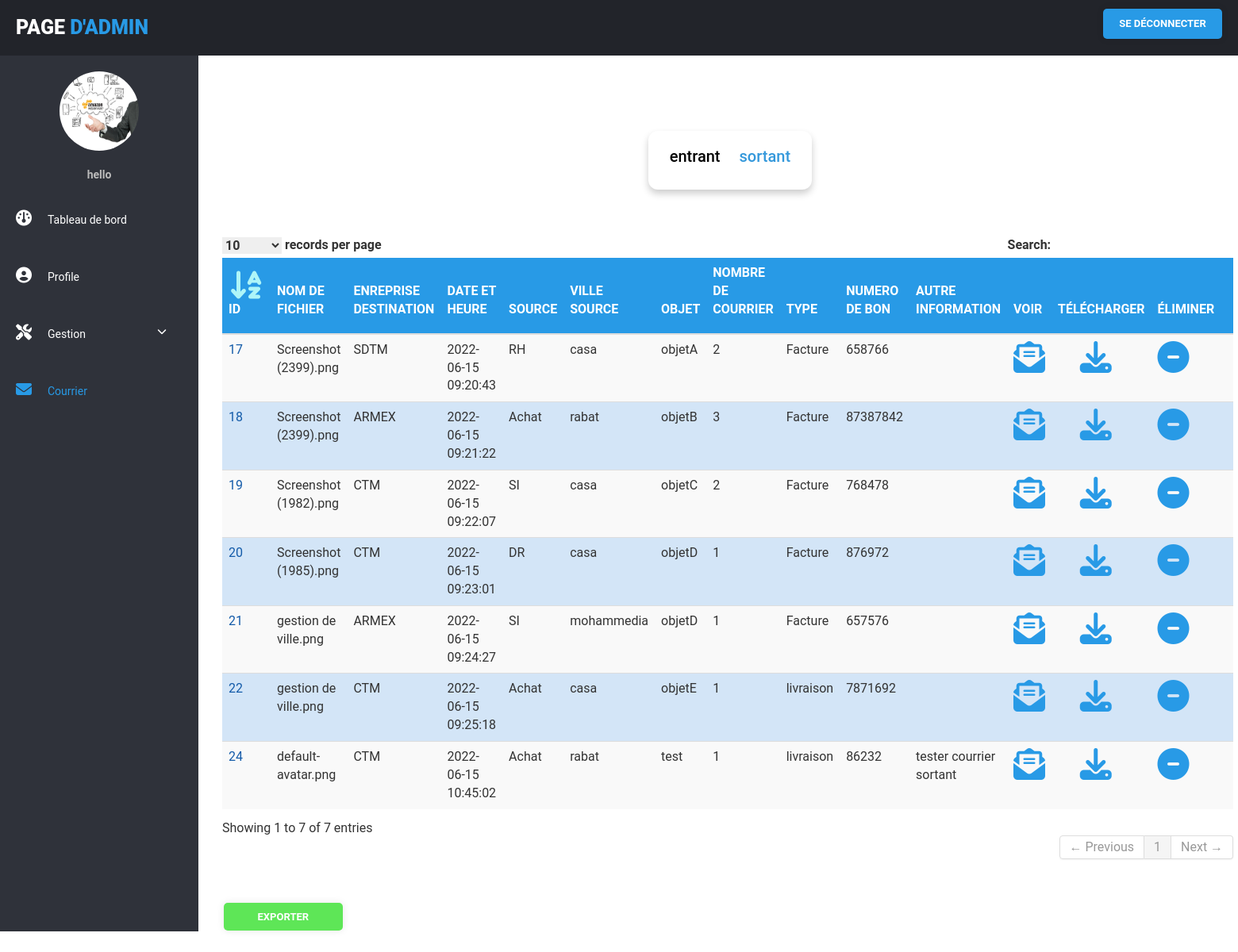
Page /app_web_final/consulter_admin_sortant.php (signed in) on the committed database.
### tables this page shows
CREATE TABLE `user_form` (
  `id` int(11) NOT NULL,
  `name` varchar(255) NOT NULL,
  `email` varchar(255) NOT NULL,
  `utilname` varchar(255) NOT NULL,
  `password` varchar(255) NOT NULL,
  `image` varchar(255) NOT NULL,
  `direction` varchar(255) NOT NULL,
  `utiltype` varchar(50) NOT NULL DEFAULT 'Utilisateur'
);

CREATE TABLE `cr_sortant` (
  `id` int(11) NOT NULL,
  `name` varchar(300) NOT NULL,
  `entreprise` varchar(70) NOT NULL,
  `date` datetime NOT NULL,
  `dest_direc` varchar(70) NOT NULL,
  `ville_ent` varchar(255) NOT NULL,
  `objet_ent` varchar(300) NOT NULL,
  `nbr_cour` int(11) NOT NULL,
  `type_ent` varchar(255) NOT NULL,
  `numero` int(20) NOT NULL,
  `comment` text NOT NULL
);

### app_web_final/consulter_admin_sortant.php (the view, shortened to what this page needs)
<?php
$user_id = $_SESSION['user_id'];
$name = $_SESSION['name'];
?>
<html>
<?php include('db.php'); ?>
<html>
<link href="css/bootstrap.css" rel="stylesheet" type="text/css" media="screen">
<link rel="stylesheet" type="text/css" href="css/DT_bootstrap.css">
<link rel="stylesheet" type="text/css" href="css/font-awesome.css">
<link rel="stylesheet" href="css/bootstrap.min.css">
<link rel="stylesheet" href="font-awesome/css/font-awesome.min.css"/>
<link rel="stylesheet" href="css/style2.css">
    <link rel="stylesheet" href="https://cdnjs.cloudflare.com/ajax/libs/font-awesome/5.15.3/css/all.min.css"/>
<link rel="stylesheet" href="https://cdnjs.cloudflare.com/ajax/libs/font-awesome/5.15.3/css/all.min.css"/>
</head>
<body>
        <div class="wrapper">
            <div class="header">
                <div class="header-menu">
                    <div class="title">Page <span>d'admin</span></div>
                    <ul>
                    <a href="home_admin.php?logout=<?php echo $user_id; ?>" class="btn1">Se déconnecter</a>
                    </ul>
                </div>
            </div>
            <div class="sidebar">
                <div class="sidebar-menu">
                    <center class="profile">
                    <?php
      $select = mysqli_query($conn, "SELECT * FROM `user_form` WHERE id = '$user_id'") or die('query failed');
      if(mysqli_num_rows($select) > 0){
         $fetch = mysqli_fetch_assoc($select);
      }
      if($fetch['image'] == ''){
         echo '<img src="images/default-avatar.png">';
      }else{
         echo '<img src="uploaded_img/'.$fetch['image'].'">';
      }
   ?>
                        <p><?php echo $name; ?></p>
                    </center>
                    <li class="item">
                        <a href="home_admin.php" class="menu-btn">
                        <i  class="fas fa-gauge"></i><span>Tableau de bord</span>
                        </a>
                    </li>
                    <li class="item" id="profile">
                        <a href="home_profil_admin.php" class="menu-btn">
                            <i class="fas fa-user-circle"></i><span>Profile </span>
                        </a>
                    </li>
                    <li class="item" id="messages">
                        <a href="#messages" class="menu-btn">
                        <i class="fas fa-screwdriver-wrench"></i><span>Gestion <i class="fas fa-chevron-down drop-down"></i></span>
                        </a>
                    </li>
                    <li class="item" id="profile">
                        <a href="consulter_admin.php" class="menu-btn">
                        <i style="color:#289ae6" class="fas fa-envelope"></i><span style="color:#289ae6">Courrier </span>
                        </a>
                    </li>
                </div>
            </div>
            <div class="main-container">
			<table>
    <tr>
    <td>   </td>
    <td>
    <ul class="nav-links">
    <li class="center"><a href="consulter_admin.php"><p class="j2">entrant</p></a></li>
    <li class="center"><a href="consulter_admin_sortant.php"><p class="j" >sortant</p></a></li>
  </ul>
</td>
</tr>
</table>
<table>
<tr>
<td>
							 <div class="col-md-18">
	<div class="container-fluid" style="margin-top:0px;">
   <div >
		 <div >
		<div >
				<div >
        <form method="post" action="delete.php" >
                        <table cellpadding="0" cellspacing="0" border="0" class="table table-striped mt-3" id="example">
                            <thead>
                            <tr class="cl2">
                                    <th ><i style="color:#AEF5F8;" class="fa-solid fa-arrow-down-a-z"></i><p class="cl">ID</p></th>
                                        <th ><p class="cl">NOM DE FICHIER</p></th>
                                        <th><p class="cl">ENREPRISE DESTINATION</p></th>
                                        <th><p class="cl">DATE ET HEURE</p></th>
                                        <th><p class="cl">SOURCE</p></th>
                                        <th><p class="cl">VILLE SOURCE</p></th>
                      <th><p class="cl">OBJET</p></th>
                      <th><p class="cl">NOMBRE DE COURRIER</p></th>
                      <th><p class="cl">TYPE</p></th>
                      <th><p class="cl">NUMERO DE BON</p></th>
                      <th><p class="cl">AUTRE INFORMATION</p></th>
                      <th><p class="cl">VOIR</p></th>
                      <th><p class="cl">TÉLÉCHARGER</p></th>
                  <th><p class="cl">ÉLIMINER</p></th>
                  <th><p class="cl"></p></th>
                                </tr>
                            </thead>
                            <tbody>
							<?php
							$query=mysqli_query($conn,"select * from  cr_sortant  ORDER BY id DESC")or die(mysqli_error($conn));
							while($row=mysqli_fetch_array($query)){
							$id=$row['id'];
							$name=$row['name'];
							?>
                              <tr class="cl3">
                    <td><p class="cl4"><?php echo $row['id'] ?></p></td>
                                         <td><?php echo $row['name'] ?></td>
										 <td><?php echo $row['entreprise'] ?></td>
                                         <td><?php echo $row['date'] ?></td>
                                         <td><?php echo $row['dest_direc']; ?></td>
                                         <td><?php echo $row['ville_ent'] ?></td>
                                         <td><?php echo $row['objet_ent'] ?></td>
                                         <td><?php echo $row['nbr_cour'] ?></td>
                                         <td><?php echo $row['type_ent'] ?></td>
                                         <td><?php echo $row['numero'] ?></td>
                                         <td><?php echo $row['comment'] ?></td>
                                         <td>
				<a href="voir2.php?fileid=<?php echo $id;?>" title="click to voir"><i class="fa-solid fa-envelope-open-text"></i></a>
				</td>
										<td>
                    &nbsp &nbsp &nbsp &nbsp<a href="download.php?filename=<?php echo $name;?>" title="click to download"><i class="fa-solid fa-download"></i></a>
				</td>
                <td>
				<a href="delete2.php?del=<?php echo $row['id']?>"><i class="fa-solid fa-circle-minus"></i></a>
				</td>
        <td>
                </td>
                                </tr>
						          <?php } ?>
                            </tbody>
                        </table>
                            </div>
							</td>
							</tr>
</table>
        </div>
        </div>
<br><br>
<table>
  <td>&nbsp &nbsp &nbsp &nbsp &nbsp &nbsp &nbsp &nbsp &nbsp &nbsp &nbsp &nbsp &nbsp &nbsp &nbsp &nbsp &nbsp &nbsp &nbsp &nbsp &nbsp &nbsp &nbsp &nbsp &nbsp &nbsp &nbsp &nbsp &nbsp &nbsp &nbsp &nbsp &nbsp &nbsp &nbsp &nbsp </td>
   <td>
<form method="post" action="export_sortant.php">
     <input type="submit" name="export" class="btn_ex" value="Exporter" />
    </form>
</td>
</table>
<br><br>
</body>
</html>

### app_web_final/css/style2.css (style rules this page uses)
:root { --blue:#3498db; --dark-blue:#2980b9; --red:#e74c3c; --dark-red:#c0392b; --black:#333; --white:#fff; --light-bg:#eee; --box-shadow:0 5px 10px rgba(0,0,0,.1); }
* { font-family: 'Poppins', sans-serif; margin:0; padding:0; box-sizing: border-box; outline: none; border: none; text-decoration: none; }
* { margin: 0; padding: 0; list-style: none; text-decoration: none; box-sizing: border-box; font-family: "Roboto", sans-serif; }
body { background: #fff; }
.wrapper .header { z-index: 1; background: #22242A; position: fixed; width: calc(100% - 0%); height: 70px; display: flex; top: 0; }
.wrapper .header .header-menu { width: calc(100% - 0%); height: 100%; display: flex; justify-content: space-between; align-items: center; padding: 0 20px; }
.wrapper .header .header-menu .title { color: #fff; font-size: 25px; text-transform: uppercase; font-weight: 900; }
.wrapper .header .header-menu .title span { color: #289ae6; }
.wrapper .header .header-menu ul { display: flex; }
.wrapper .sidebar { z-index: 1; background: #2F323A; position: fixed; top: 70px; width: 250px; height: calc(100% - 9%); transition: 0.3s; transition-property: width; overflow-y: auto; }
.wrapper .sidebar .sidebar-menu { overflow: hidden; }
.wrapper .sidebar .sidebar-menu .profile img { margin: 20px 0; width: 100px; height: 100px; border-radius: 50%; }
.wrapper .sidebar .sidebar-menu .profile p { color: #bbb; font-weight: 700; margin-bottom: 10px; }
.wrapper .sidebar .sidebar-menu .item { width: 250px; overflow: hidden; }
.wrapper .sidebar .sidebar-menu .item .menu-btn { display: block; color: #fff; position: relative; padding: 25px 20px; transition: 0.3s; transition-property: color; }
.wrapper .sidebar .sidebar-menu .item .menu-btn i { margin-right: 20px; }
.wrapper .sidebar .sidebar-menu .item .menu-btn .drop-down { float: right; font-size: 12px; margin-top: 3px; }
.wrapper .main-container { width: (100% - 250px); margin-top: 70px; margin-left: 250px; padding: 15px; }
.btn1 { font-family: "Roboto", sans-serif; font-size: 13px; font-weight: bold; background: #289ae6; width: 150px; padding: 10px; text-align: center; text-decoration: none; text-transform: uppercase; color: #fff; border-radius: 5px; cursor: pointer; box-shadow: 0 0 10px rgba(0, 0, 0, 0.1); -webkit-transition-duration: 0.3s; transition-duration: 0.3s; -webkit-transition-property: box-shadow, transform; transition-property: box-shadow, transform; }
.fa-solid { font-size: 40px; color: #289ae6; }

### app_web_final/consulter_admin_sortant.php (style rules this page uses)
.fas { font-size: 20px; }
li a { text-decoration: none; }
.nav-links { margin: 0; padding: 0; box-sizing: border-box; font-family: 'Poppins', sans-serif; display: flex; align-items: center; background: #fff; padding: 20px 15px; border-radius: 12px; box-shadow: 0 5px 10px rgba(0,0,0,0.2); }
.nav-links li { list-style: none; margin: 0 12px; }
.nav-links li a { position: relative; color: #333; font-size: 20px; font-weight: 500; padding: 6px 0; text-decoration: none; }
.nav-links li a:before { content: ''; position: absolute; bottom: 0; left: 0; height: 3px; width: 0%; background: #3498db; border-radius: 12px; transition: all 0.4s ease; }
.nav-links li.center a:before { left: 50%; transform: translateX(-50%); }
.j { color : #3498db; }
.j2 { color : black; }
.btn_ex { font-family: "Roboto", sans-serif; font-size: 13px; font-weight: bold; background: #1fdc15b7; width: 150px; padding: 10px; text-align: center; text-decoration: none; text-transform: uppercase; color: #fff; border-radius: 5px; cursor: pointer; box-shadow: 0 0 10px rgba(0, 0, 0, 0.1); -webkit-transition-duration: 0.3s; transition-duration: 0.3s; -webkit-transition-property: box-shadow, transform; transition-property: box-shadow, transform; }
.cl { color:#fff; }
.cl2 { background: #289ae6; }
.cl3 { background: #D3E5F7; }
.cl4 { color:#135BA9; }

### rows in the picture
user_form: image (picture)
cr_sortant: id "24", name "default-avatar.png", entreprise "CTM", date "2022-06-15 10:45:02", dest_direc "Achat", ville_ent "rabat", objet_ent "test", nbr_cour "1", type_ent "livraison", numero "86232", comment "tester courrier sortant"
cr_sortant: id "22", name "gestion de ville.png", entreprise "CTM", date "2022-06-15 09:25:18", dest_direc "Achat", ville_ent "casa", objet_ent "objetE", nbr_cour "1", type_ent "livraison", numero "7871692"
cr_sortant: id "21", name "gestion de ville.png", entreprise "ARMEX", date "2022-06-15 09:24:27", dest_direc "SI", ville_ent "mohammedia", objet_ent "objetD", nbr_cour "1", type_ent "Facture", numero "657576"
cr_sortant: id "20", name "Screenshot (1985).png", entreprise "CTM", date "2022-06-15 09:23:01", dest_direc "DR", ville_ent "casa", objet_ent "objetD", nbr_cour "1", type_ent "Facture", numero "876972"
cr_sortant: id "19", name "Screenshot (1982).png", entreprise "CTM", date "2022-06-15 09:22:07", dest_direc "SI", ville_ent "casa", objet_ent "objetC", nbr_cour "2", type_ent "Facture", numero "768478"
cr_sortant: id "18", name "Screenshot (2399).png", entreprise "ARMEX", date "2022-06-15 09:21:22", dest_direc "Achat", ville_ent "rabat", objet_ent "objetB", nbr_cour "3", type_ent "Facture", numero "87387842"
cr_sortant: id "17", name "Screenshot (2399).png", entreprise "SDTM", date "2022-06-15 09:20:43", dest_direc "RH", ville_ent "casa", objet_ent "objetA", nbr_cour "2", type_ent "Facture", numero "658766"

### other values in the picture
$name "hello"
